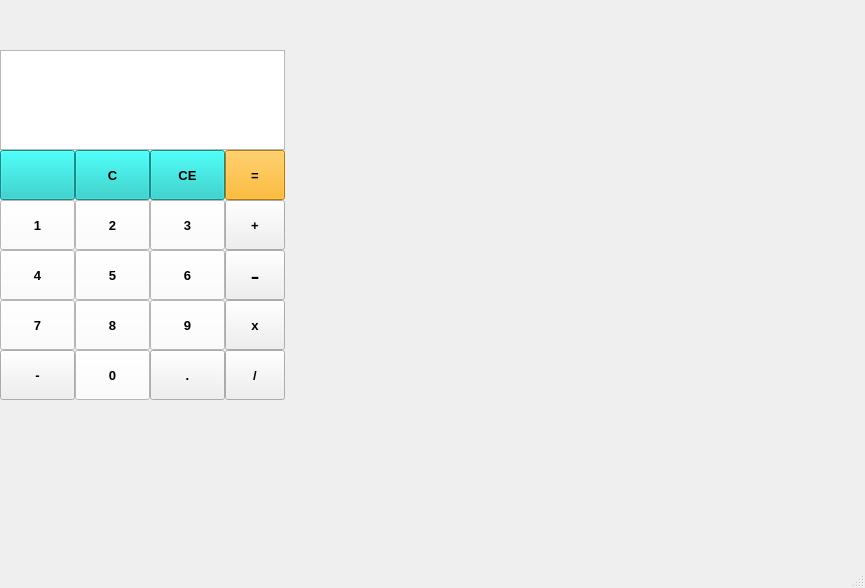
<?xml version="1.0" encoding="UTF-8"?>
<ui version="4.0">
 <class>MainWindow</class>
 <widget class="QMainWindow" name="MainWindow">
  <property name="geometry">
   <rect>
    <x>0</x>
    <y>0</y>
    <width>865</width>
    <height>588</height>
   </rect>
  </property>
  <property name="windowTitle">
   <string>MainWindow</string>
  </property>
  <widget class="QWidget" name="centralwidget">
   <widget class="QPushButton" name="n3">
    <property name="geometry">
     <rect>
      <x>150</x>
      <y>200</y>
      <width>75</width>
      <height>50</height>
     </rect>
    </property>
    <property name="font">
     <font>
      <family>Arial</family>
      <pointsize>10</pointsize>
      <weight>75</weight>
      <bold>true</bold>
     </font>
    </property>
    <property name="styleSheet">
     <string notr="true">background-color: rgb(255, 255, 255);</string>
    </property>
    <property name="text">
     <string>3</string>
    </property>
   </widget>
   <widget class="QPushButton" name="n2">
    <property name="geometry">
     <rect>
      <x>75</x>
      <y>200</y>
      <width>75</width>
      <height>50</height>
     </rect>
    </property>
    <property name="font">
     <font>
      <family>Arial</family>
      <pointsize>10</pointsize>
      <weight>75</weight>
      <bold>true</bold>
     </font>
    </property>
    <property name="styleSheet">
     <string notr="true">background-color: rgb(255, 255, 255);</string>
    </property>
    <property name="text">
     <string>2</string>
    </property>
   </widget>
   <widget class="QPushButton" name="n6">
    <property name="geometry">
     <rect>
      <x>150</x>
      <y>250</y>
      <width>75</width>
      <height>50</height>
     </rect>
    </property>
    <property name="font">
     <font>
      <family>Arial</family>
      <pointsize>10</pointsize>
      <weight>75</weight>
      <bold>true</bold>
     </font>
    </property>
    <property name="styleSheet">
     <string notr="true">background-color: rgb(255, 255, 255);</string>
    </property>
    <property name="text">
     <string>6</string>
    </property>
   </widget>
   <widget class="QPushButton" name="n4">
    <property name="geometry">
     <rect>
      <x>0</x>
      <y>250</y>
      <width>75</width>
      <height>50</height>
     </rect>
    </property>
    <property name="font">
     <font>
      <family>Arial</family>
      <pointsize>10</pointsize>
      <weight>75</weight>
      <bold>true</bold>
     </font>
    </property>
    <property name="styleSheet">
     <string notr="true">background-color: rgb(255, 255, 255);</string>
    </property>
    <property name="text">
     <string>4</string>
    </property>
   </widget>
   <widget class="QPushButton" name="n1">
    <property name="geometry">
     <rect>
      <x>0</x>
      <y>200</y>
      <width>75</width>
      <height>50</height>
     </rect>
    </property>
    <property name="font">
     <font>
      <family>Arial</family>
      <pointsize>10</pointsize>
      <weight>75</weight>
      <bold>true</bold>
     </font>
    </property>
    <property name="styleSheet">
     <string notr="true">background-color: rgb(255, 255, 255);</string>
    </property>
    <property name="text">
     <string>1</string>
    </property>
   </widget>
   <widget class="QPushButton" name="n5">
    <property name="geometry">
     <rect>
      <x>75</x>
      <y>250</y>
      <width>75</width>
      <height>50</height>
     </rect>
    </property>
    <property name="font">
     <font>
      <family>Arial</family>
      <pointsize>10</pointsize>
      <weight>75</weight>
      <bold>true</bold>
     </font>
    </property>
    <property name="styleSheet">
     <string notr="true">background-color: rgb(255, 255, 255);</string>
    </property>
    <property name="text">
     <string>5</string>
    </property>
   </widget>
   <widget class="QPushButton" name="n8">
    <property name="geometry">
     <rect>
      <x>75</x>
      <y>300</y>
      <width>75</width>
      <height>50</height>
     </rect>
    </property>
    <property name="font">
     <font>
      <family>Arial</family>
      <pointsize>10</pointsize>
      <weight>75</weight>
      <bold>true</bold>
     </font>
    </property>
    <property name="styleSheet">
     <string notr="true">background-color: rgb(255, 255, 255);</string>
    </property>
    <property name="text">
     <string>8</string>
    </property>
   </widget>
   <widget class="QPushButton" name="n9">
    <property name="geometry">
     <rect>
      <x>150</x>
      <y>300</y>
      <width>75</width>
      <height>50</height>
     </rect>
    </property>
    <property name="font">
     <font>
      <family>Arial</family>
      <pointsize>10</pointsize>
      <weight>75</weight>
      <bold>true</bold>
     </font>
    </property>
    <property name="styleSheet">
     <string notr="true">background-color: rgb(255, 255, 255);</string>
    </property>
    <property name="text">
     <string>9</string>
    </property>
   </widget>
   <widget class="QPushButton" name="negative">
    <property name="geometry">
     <rect>
      <x>0</x>
      <y>350</y>
      <width>75</width>
      <height>50</height>
     </rect>
    </property>
    <property name="font">
     <font>
      <family>Arial</family>
      <pointsize>10</pointsize>
      <weight>75</weight>
      <bold>true</bold>
     </font>
    </property>
    <property name="text">
     <string>-</string>
    </property>
   </widget>
   <widget class="QPushButton" name="n0">
    <property name="geometry">
     <rect>
      <x>75</x>
      <y>350</y>
      <width>75</width>
      <height>50</height>
     </rect>
    </property>
    <property name="font">
     <font>
      <family>Arial</family>
      <pointsize>10</pointsize>
      <weight>75</weight>
      <bold>true</bold>
     </font>
    </property>
    <property name="styleSheet">
     <string notr="true">background-color: rgb(255, 255, 255);</string>
    </property>
    <property name="text">
     <string>0</string>
    </property>
   </widget>
   <widget class="QPushButton" name="dot">
    <property name="geometry">
     <rect>
      <x>150</x>
      <y>350</y>
      <width>75</width>
      <height>50</height>
     </rect>
    </property>
    <property name="font">
     <font>
      <family>Arial</family>
      <pointsize>10</pointsize>
      <weight>75</weight>
      <bold>true</bold>
     </font>
    </property>
    <property name="text">
     <string>.</string>
    </property>
   </widget>
   <widget class="QPushButton" name="multiply">
    <property name="geometry">
     <rect>
      <x>225</x>
      <y>300</y>
      <width>60</width>
      <height>50</height>
     </rect>
    </property>
    <property name="font">
     <font>
      <family>Arial</family>
      <pointsize>10</pointsize>
      <weight>75</weight>
      <bold>true</bold>
     </font>
    </property>
    <property name="text">
     <string>x</string>
    </property>
   </widget>
   <widget class="QPushButton" name="plus">
    <property name="geometry">
     <rect>
      <x>225</x>
      <y>200</y>
      <width>60</width>
      <height>50</height>
     </rect>
    </property>
    <property name="font">
     <font>
      <family>Arial</family>
      <pointsize>10</pointsize>
      <weight>75</weight>
      <bold>true</bold>
     </font>
    </property>
    <property name="text">
     <string>+</string>
    </property>
   </widget>
   <widget class="QPushButton" name="minus">
    <property name="geometry">
     <rect>
      <x>225</x>
      <y>250</y>
      <width>60</width>
      <height>50</height>
     </rect>
    </property>
    <property name="font">
     <font>
      <family>Arial</family>
      <pointsize>20</pointsize>
      <weight>50</weight>
      <bold>false</bold>
     </font>
    </property>
    <property name="text">
     <string>-</string>
    </property>
   </widget>
   <widget class="QPushButton" name="divided">
    <property name="geometry">
     <rect>
      <x>225</x>
      <y>350</y>
      <width>60</width>
      <height>50</height>
     </rect>
    </property>
    <property name="font">
     <font>
      <family>Arial</family>
      <pointsize>10</pointsize>
      <weight>75</weight>
      <bold>true</bold>
     </font>
    </property>
    <property name="text">
     <string>/</string>
    </property>
   </widget>
   <widget class="QPushButton" name="n7">
    <property name="geometry">
     <rect>
      <x>0</x>
      <y>300</y>
      <width>75</width>
      <height>50</height>
     </rect>
    </property>
    <property name="font">
     <font>
      <family>Arial</family>
      <pointsize>10</pointsize>
      <weight>75</weight>
      <bold>true</bold>
     </font>
    </property>
    <property name="styleSheet">
     <string notr="true">background-color: rgb(255, 255, 255);</string>
    </property>
    <property name="text">
     <string>7</string>
    </property>
   </widget>
   <widget class="QPushButton" name="equal">
    <property name="geometry">
     <rect>
      <x>225</x>
      <y>150</y>
      <width>60</width>
      <height>50</height>
     </rect>
    </property>
    <property name="font">
     <font>
      <family>Arial</family>
      <pointsize>10</pointsize>
      <weight>75</weight>
      <bold>true</bold>
     </font>
    </property>
    <property name="styleSheet">
     <string notr="true">background-color: rgb(255, 170, 0);</string>
    </property>
    <property name="text">
     <string>=</string>
    </property>
   </widget>
   <widget class="QPushButton" name="restart">
    <property name="geometry">
     <rect>
      <x>150</x>
      <y>150</y>
      <width>75</width>
      <height>50</height>
     </rect>
    </property>
    <property name="font">
     <font>
      <family>Arial</family>
      <pointsize>10</pointsize>
      <weight>75</weight>
      <bold>true</bold>
     </font>
    </property>
    <property name="styleSheet">
     <string notr="true">background-color: rgb(18, 200, 194);</string>
    </property>
    <property name="text">
     <string>CE</string>
    </property>
   </widget>
   <widget class="QPushButton" name="backspace">
    <property name="geometry">
     <rect>
      <x>0</x>
      <y>150</y>
      <width>75</width>
      <height>50</height>
     </rect>
    </property>
    <property name="styleSheet">
     <string notr="true">background-color: rgb(18, 200, 194);</string>
    </property>
    <property name="text">
     <string/>
    </property>
   </widget>
   <widget class="QPushButton" name="clear">
    <property name="geometry">
     <rect>
      <x>75</x>
      <y>150</y>
      <width>75</width>
      <height>50</height>
     </rect>
    </property>
    <property name="font">
     <font>
      <family>Arial</family>
      <pointsize>10</pointsize>
      <weight>75</weight>
      <bold>true</bold>
     </font>
    </property>
    <property name="styleSheet">
     <string notr="true">background-color: rgb(18, 200, 194);</string>
    </property>
    <property name="text">
     <string>C</string>
    </property>
   </widget>
   <widget class="QTextBrowser" name="display">
    <property name="geometry">
     <rect>
      <x>0</x>
      <y>50</y>
      <width>285</width>
      <height>100</height>
     </rect>
    </property>
    <property name="font">
     <font>
      <family>Arial</family>
      <pointsize>12</pointsize>
      <weight>75</weight>
      <bold>true</bold>
     </font>
    </property>
   </widget>
  </widget>
  <widget class="QMenuBar" name="menubar">
   <property name="geometry">
    <rect>
     <x>0</x>
     <y>0</y>
     <width>865</width>
     <height>26</height>
    </rect>
   </property>
  </widget>
  <widget class="QStatusBar" name="statusbar"/>
 </widget>
 <resources/>
 <connections/>
</ui>
